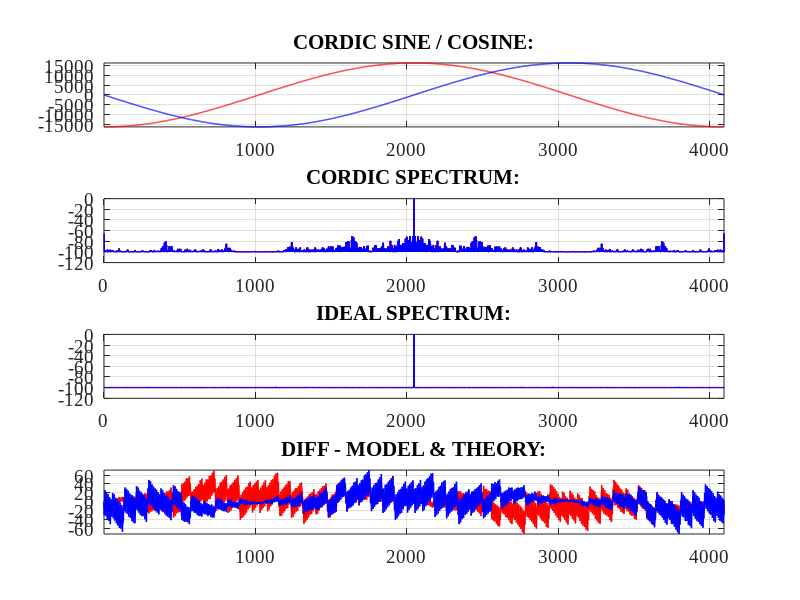

MATLAB code to generate this figure:
%% -------------------------------------------------------------------------- %%
%
% Title       : cordic_main.m
% Author      : Alexander Kapitanov	
% Company     : Insys
% E-mail      : sallador@bk.ru 
% Version     : 1.0	 
%
set(0, 'DefaultAxesFontSize', 14, 'DefaultAxesFontName', 'Times New Roman');
set(0, 'DefaultTextFontSize', 14, 'DefaultTextFontName', 'Times New Roman'); 

clear all;
close all;

% Set: Phase vector size (phase - is a bit-vector)
NPHI = 12;
% Set: Gain of signal (output width in HDL)
NOUT = 15;
%GAIN = 2^(NOUT-1)/1.6467;
GAIN = 2^(NOUT-1)/1.6467;



% ---- Calculate angles and create Look up table for ATAN -------------------- %
Angle(:,1) = round(atan(2.^(-(0:(NOUT-1)))) .* (2^(NPHI)/(2*pi)));
Angle_Int = int32(Angle);

Magn = prod(sqrt(1+2.^(-2*(0:(NOUT-1)))));
% ---- Calculate quadrant from input phase ----------------------------------- %
function quad_out = find_quad(Phase, Gain, PHI)
  x_ret = 0; y_ret = 0; z_ret = 0;
  
  if ((Phase > 0) && (Phase < 2^(PHI-2))) % MSBs: "00" in HDL
    z_ret = Phase;
    x_ret = Gain;
    y_ret = 0;
  elseif ((Phase > 2^(PHI-2)-1) && (Phase < 2^(PHI-1))) % MSBs: "01" in HDL
    z_ret = Phase - 2^(PHI-2);
    x_ret = 0;
    y_ret = Gain;
  elseif ((Phase > -2^(PHI-2)+1) && (Phase < 1)) % MSBs: "11" in HDL 
    z_ret = Phase;
    x_ret = Gain;
    y_ret = 0;
  else % MSBs: "10" in HDL 
    z_ret = Phase + 2^(PHI-2);
    x_ret = 0;
    y_ret = -Gain;    
  endif
  quad_out(1,1) = int32(x_ret);
  quad_out(1,2) = int32(y_ret);
  quad_out(1,3) = int32(z_ret);
end

% ---- Calculate sin / cos values -------------------------------------------- %
function harmonic_out = find_wave(Data, GainX, GainY, LutAtan, Len)
  sig_ret(1) = (Data);
  cos_ret(1) = (GainX);
  sin_ret(1) = (GainY);
  for ii = 1:(Len-1)
    if (sig_ret(ii) < 0)
      sig_ret(ii+1) = sig_ret(ii) + LutAtan(ii);
      cos_ret(ii+1) = cos_ret(ii) + floor(sin_ret(ii) * 2^(1-ii));
      sin_ret(ii+1) = sin_ret(ii) - floor(cos_ret(ii) * 2^(1-ii));      
    else
      sig_ret(ii+1) = sig_ret(ii) - LutAtan(ii);
      cos_ret(ii+1) = cos_ret(ii) - floor(sin_ret(ii) * 2^(1-ii));
      sin_ret(ii+1) = sin_ret(ii) + floor(cos_ret(ii) * 2^(1-ii));      
    endif
  endfor
  harmonic_out(1,1) = (cos_ret(Len-1));
  harmonic_out(1,2) = (sin_ret(Len-1));
end

% ---- Create phase vector and calculate sin / cos --------------------------- % 
%phi_1 = 0:8:2^(NPHI-1)-1;
%phi_2 = -2^(NPHI-1):8:-1;

STEP = 1;

phi_ii = -2^(NPHI-1):STEP:2^(NPHI-1)-1;
%phi_ii = [phi_1 phi_2];

%phi_ii = int32(phi_ii);

for ii = 1:length(phi_ii)
  phi_out(ii,:) = find_quad(phi_ii(1,ii), GAIN, NPHI);
  sig_out(ii,:) = find_wave(phi_out(ii,3), phi_out(ii,1), phi_out(ii,2), Angle_Int, NOUT);
endfor

%PhX = phi_out(:,1);
%PhY = phi_out(:,2);
%PhZ = phi_out(:,3);
ReSig = sig_out(:,1);
ImSig = sig_out(:,2);

max(abs(ReSig))



% ---- Calculate spectrum for CORDIC sine / cosine --------------------------- % 
%Spec_Re = fft(ReSig, 2^(NPHI)); 
%Spec_Im = fft(ImSig, 2^(NPHI)); 
Spec_Re = fft(ReSig + 1 * randn(size(ReSig)), length(phi_ii)); 
Spec_Im = fft(ImSig + 1 * randn(size(ImSig)), length(phi_ii));
Spec_Re = Spec_Re .* conj(Spec_Re);
Spec_Im = Spec_Im .* conj(Spec_Im);

Spec_Re = fftshift(Spec_Re(2:end)); 
Spec_Im = fftshift(Spec_Im(2:end));

Sabs_Re = Spec_Re / max(Spec_Re);
Sabs_Im = Spec_Im / max(Spec_Im);

Slog_Re = 10*log10(Sabs_Re+1e-10);
Slog_Im = 10*log10(Sabs_Im+1e-10);


% ---- Calculate ideal values of sine / cosine ------------------------------- % 
Id_sin(:,1) = round(-2^(NOUT-1) * sin((0:(2^NPHI/STEP-1)).*2*pi/(2^NPHI/STEP)));
Id_cos(:,1) = round(-2^(NOUT-1) * cos((0:(2^NPHI/STEP-1)).*2*pi/(2^NPHI/STEP)));

Id_sin(:,1) = Id_sin + 1 * randn(size(Id_sin));
Id_cos(:,1) = Id_cos + 1 * randn(size(Id_cos));

%Win = kaiser(length(Id_sin), 19); 
%Dat_X = filter2(Win, Id_sin);
%Dat_Y = filter2(Win, Id_cos);

Spec_Re = fft(Id_cos, length(phi_ii)); 
Spec_Im = fft(Id_sin, length(phi_ii));
Spec_Re = Spec_Re .* conj(Spec_Re);
Spec_Im = Spec_Im .* conj(Spec_Im);

Spec_Re = fftshift(Spec_Re(2:end)); 
Spec_Im = fftshift(Spec_Im(2:end));

Sabs_Re = Spec_Re / max(Spec_Re);
Sabs_Im = Spec_Im / max(Spec_Im);

Sidl_Re = 10*log10(Sabs_Re+1e-10);
Sidl_Im = 10*log10(Sabs_Im+1e-10);

% ---- Plot figures ---------------------------------------------------------- % 
figure(1) % Plot loaded data in Freq Domain
  subplot(4,1,1)
  plot(ReSig, '-', 'LineWidth', 1, 'Color',[1 0 0])
  grid on; hold on; axis tight; 
  plot(ImSig, '-', 'LineWidth', 1, 'Color',[0 0 1])
  grid on; hold on; axis tight; 
  title(['CORDIC SINE / COSINE:'])

%  subplot(3,1,2)
%  plot(Sabs_Re, '-', 'LineWidth', 1, 'Color',[1 0 0])
%  grid on; hold on; axis tight; 
%  plot(Sabs_Im, '-', 'LineWidth', 1, 'Color',[0 0 1])
%  grid on; hold on; axis tight;   
  
  subplot(4,1,2)
  plot(Slog_Re, '-', 'LineWidth', 1, 'Color',[1 0 0])
  grid on; hold on; axis ([0, length(Slog_Re), -120, 0]); 
  plot(Slog_Im, '-', 'LineWidth', 1, 'Color',[0 0 1])
  grid on; hold on; axis ([0, length(Slog_Re), -120, 0]); 
  title(['CORDIC SPECTRUM:'])
  
  subplot(4,1,3)
  plot(Sidl_Re, '-', 'LineWidth', 1, 'Color',[1 0 0])
  grid on; hold on; axis ([0, length(Sidl_Re), -120, 0]); 
  plot(Sidl_Im, '-', 'LineWidth', 1, 'Color',[0 0 1])
  grid on; hold on; axis ([0, length(Sidl_Re), -120, 0]); 
  title(['IDEAL SPECTRUM:'])   
  
  subplot(4,1,4)
  plot(ReSig-Id_cos, '-', 'LineWidth', 1, 'Color',[1 0 0])
  grid on; hold on; axis tight; 
  plot(ImSig-Id_sin, '-', 'LineWidth', 1, 'Color',[0 0 1])
  grid on; hold on; axis tight; 
  title(['DIFF - MODEL & THEORY:'])
    
  
%% -------------------------------- EOF ------------------------------------- %% 